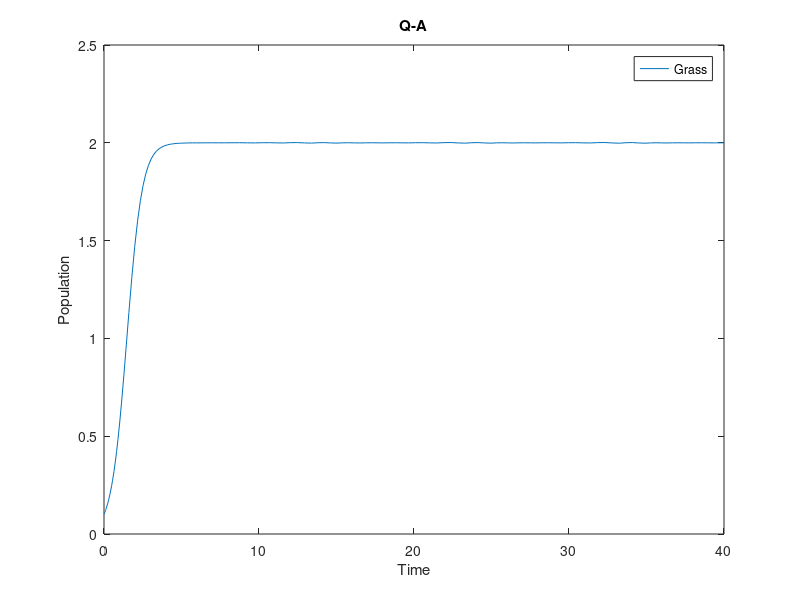
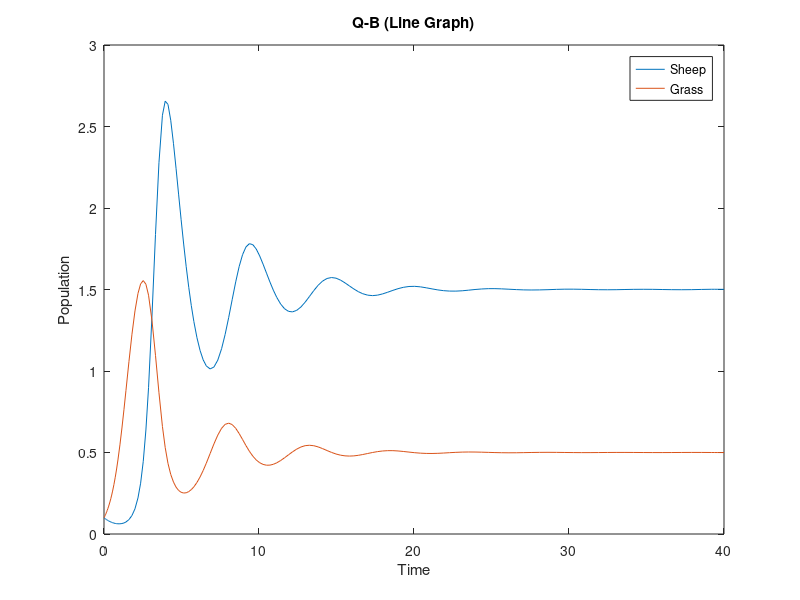
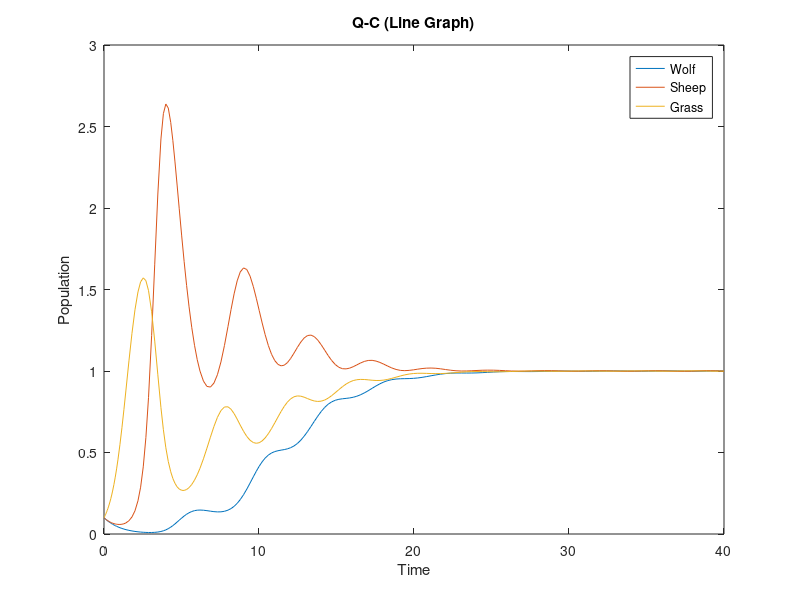
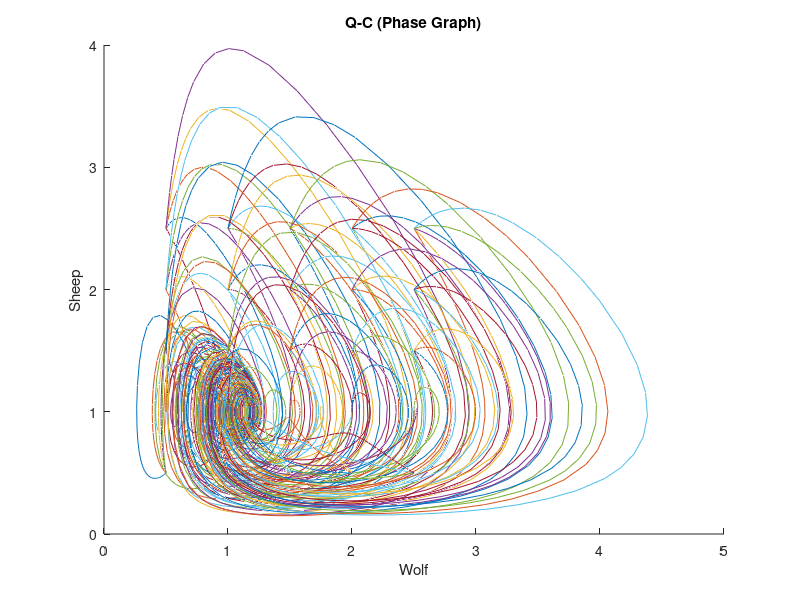

Write the MATLAB code that produced these figures, in order.
clear all;
tspan = [0 40];

disp('--------------- a ---------------')
% z= m(1)
f= @(t,m) 2*m(1) - m(1)^2;
[t, Y] = ode45(f,tspan,0.1);
grass_a = Y(end)

% plot a
figure()
plot(t, Y);
xlabel('Time');ylabel('Population');title('Q-A');
legend('Grass');



%% 
disp('--------------- b ---------------')
% y = m(1), z=m(2)
f= @(t,m) [-m(1) + 2*m(1)*m(2); 2*m(2) - m(2)^2 - m(1)*m(2)];
y0 = [0.1 0.1];
[t, Y] = ode45(f, tspan,y0);
sheep_b = Y(end,1)
grass_b = Y(end,2)

% lineplot b
figure()
plot(t, Y);
xlabel('Time');ylabel('Population');title('Q-B (Line Graph)');
legend('Sheep', 'Grass');
% phase graph b
figure() 
for a=0.5:0.5:2.5
    for b=0.5:0.5:2.5
        y0=[a b]; 
        hold on 
        [t ,sol]= ode45(f,tspan,y0); 
        plot(sol(:,1),sol(:,2));
        xlabel('Sheep');ylabel('Grass');title('Q-B (Phase Graph)');
    end 
end
hold off

%%
disp('--------------- c ---------------')
%x= m(1), y=m(2), z=m(3)
f = @(t, m) [-m(1) + m(1)*m(2); -m(2) + 2*m(2)*m(3) - m(1)*m(2); 2*m(3) - m(3)^2 - m(2)*m(3)];
y0 = [0.1 0.1 0.1];
[t, Y] = ode45(f, tspan, y0);
wolf_c = Y(end,1)
sheep_c = Y(end,2)
grass_c = Y(end,3)

% plot c
plot(t, Y)
xlabel('Time');ylabel('Population');title('Q-C (Line Graph)');
legend('Wolf', 'Sheep','Grass');
% phase graph c
figure() 
for a=0.5:0.5:2.5
    for b=0.5:0.5:2.5
        for c=0.5:0.5:2.5
            y0=[a b c]; 
            hold on 
            [t ,sol]= ode45(f,tspan,y0); 
            plot3(sol(:,1),sol(:,2),sol(:,3));
            xlabel('Wolf');ylabel('Sheep');zlabel('Grass');title('Q-C (Phase Graph)');
        end
    end 
end
hold off


%%
disp('--------------- d ---------------')
if grass_b < grass_c
    benefit_to_grass = 'Yes, introduction of wolves benefits the grass.';
else
    benefit_to_grass = 'No, introduction of wolves does not benefit the grass.';
end
disp(benefit_to_grass)